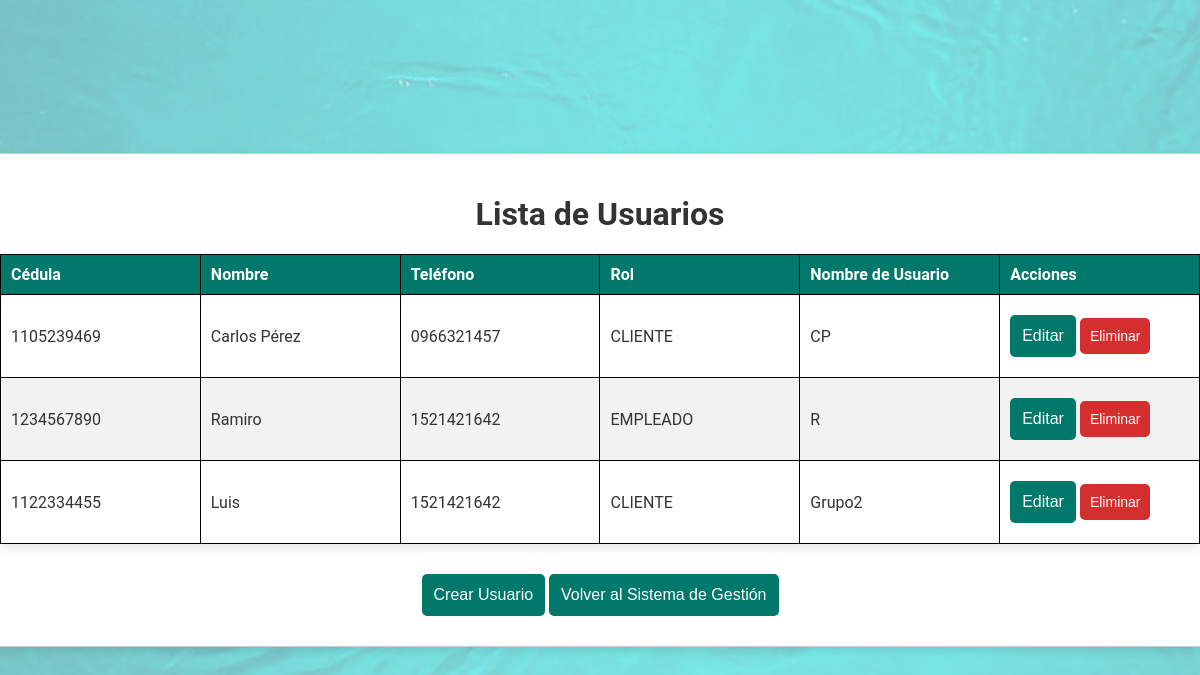
The app's page /usuarios/, older data.
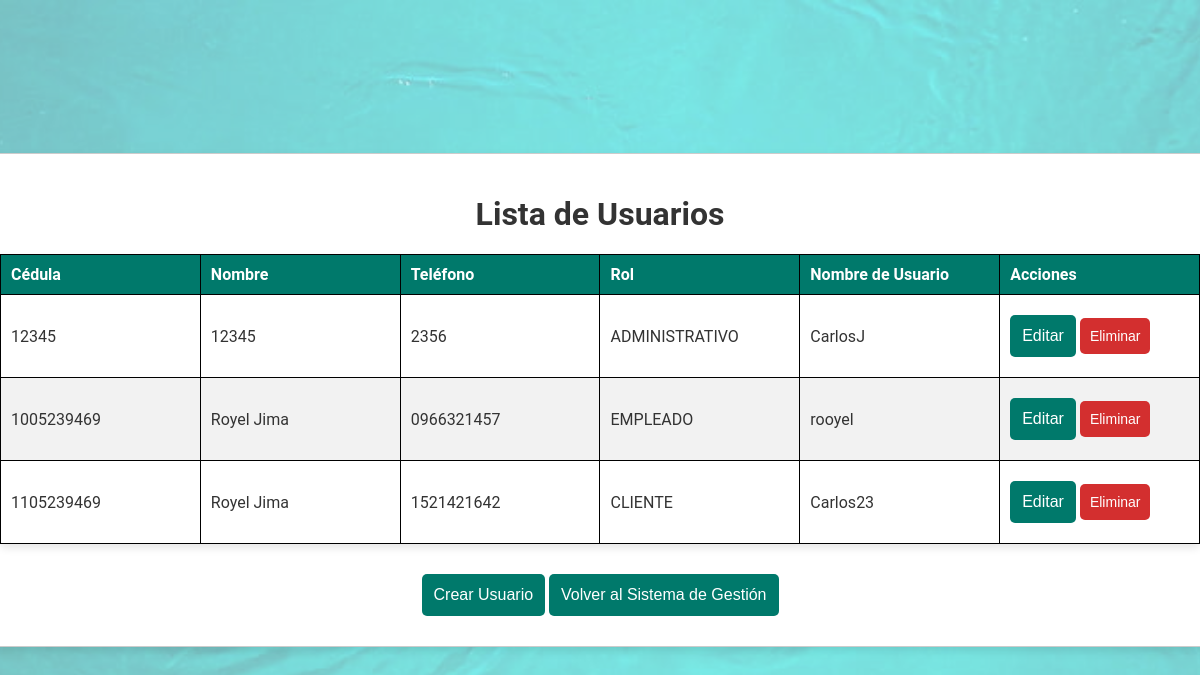
The same page, newer data.
### Farmacia/models.py (models this page shows, shortened)
class Persona(models.Model):
    cedula = models.CharField(max_length=10, primary_key=True)
    nombre = models.CharField(max_length=50)
    teléfono = models.CharField(max_length=10)
    class Meta:
        abstract = True

class Usuario(Persona, AbstractBaseUser, PermissionsMixin):
    rol = models.CharField(max_length=50, choices=[(tag.name, tag.value) for tag in Rol])
    nombre_usuario = models.CharField(max_length=50, unique=True)
    password = models.CharField(max_length=256)
    last_login = models.DateTimeField(blank=True, null=True)
    is_staff = models.BooleanField(default=False)
    is_superuser = models.BooleanField(default=False)
    groups = models.ManyToManyField(Group, related_name='usuario_set', blank=True)
    user_permissions = models.ManyToManyField(Permission, related_name='usuario_set', blank=True)
    USERNAME_FIELD = 'nombre_usuario'
    REQUIRED_FIELDS = ['cedula', 'nombre', 'teléfono', 'rol']
    objects = UsuarioManager()

### Farmacia/views.py (the view)
# urls.py: path('usuarios/', views.usuario_list, name='usuario_list'),
def usuario_list(request):
    usuarios = Usuario.objects.all()
    return render(request, 'usuarios/usuario_list.html', {'usuarios': usuarios})

### templates/Usuarios/usuario_list.html (shortened to what this page needs)
<!DOCTYPE html>
<html lang="es">
<head>
    {% load static %}
    <link rel="stylesheet" href="{% static 'css/tablas.css' %}">
</head>
<body class="usuario-list">
    <div class="container">
        <h1>Lista de Usuarios</h1>
        <table class="styled-table">
            <thead>
                <tr>
                    <th>Cédula</th>
                    <th>Nombre</th>
                    <th>Teléfono</th>
                    <th>Rol</th>
                    <th>Nombre de Usuario</th>
                    <th>Acciones</th>
                </tr>
            </thead>
            <tbody>
                {% for usuario in usuarios %}
                    <tr>
                        <td>{{ usuario.cedula }}</td>
                        <td>{{ usuario.nombre }}</td>
                        <td>{{ usuario.teléfono }}</td>
                        <td>{{ usuario.rol }}</td>
                        <td>{{ usuario.nombre_usuario }}</td>
                        <td>
                            <a href="{% url 'usuario_update' usuario.pk %}"><button class="edit">Editar</button></a>
                            <a href="{% url 'usuario_delete' usuario.pk %}"><button class="delete">Eliminar</button></a>
                        </td>
                    </tr>
                {% endfor %}
            </tbody>
        </table>
        <a href="{% url 'usuario_create' %}"><button>Crear Usuario</button></a>
        <a href="{% url 'management_system' %}"><button>Volver al Sistema de Gestión</button></a>
    </div>
</body>
</html>

### static/css/tablas.css (style rules this page uses)
body { display: flex; justify-content: center; align-items: center; height: 100vh; margin: 0; font-family: 'Roboto', sans-serif; background: #f0f0f0; flex-direction: column; color: #333; }
.container { width: 100%; max-width: 100%; margin: 0; border: 1px solid #ccc; border-radius: 10px; overflow-x: auto; box-shadow: 0 4px 8px rgba(0, 0, 0, 0.1); padding: 20px; background-color: #fff; text-align: center; min-width: 700px; }
table { width: 100%; border-collapse: collapse; margin-bottom: 20px; background-color: #fff; border-radius: 5px; overflow-x: auto; box-shadow: 0 4px 8px rgba(0, 0, 0, 0.1); table-layout: auto; }
table, th, td { border: 1px solid #000; }
th, td { padding: 10px; text-align: left; white-space: nowrap; min-width: 150px; }
th { background-color: #00796b; color: white; }
tr:nth-child(even) { background-color: #f2f2f2; }
a { display: inline-block; margin: 10px 0; color: #00796b; text-decoration: none; font-size: 16px; }
a button { background-color: #00796b; color: white; border: none; padding: 12px; border-radius: 5px; cursor: pointer; font-size: 16px; transition: background-color 0.3s ease, transform 0.3s ease; }
button.delete { background-color: #d32f2f; color: white; border: none; padding: 10px; border-radius: 5px; cursor: pointer; font-size: 14px; transition: background-color 0.3s ease, transform 0.3s ease; }

### static/css/background.css (style rules this page uses)
body::before { content: ""; position: fixed; top: 0; left: 0; width: 100%; height: 100%; background-image: url('../img/HD-wallpaper-turquoise-sea-underwater-turquoise.jpg'); background-size: cover; background-position: center; background-repeat: no-repeat; opacity: 0.5; z-index: -1; }

Row changes from the older to the newer data that the page shows:
removed Usuario: cedula "1234567890", nombre "Ramiro", teléfono "1521421642", rol "EMPLEADO", nombre_usuario "R"
removed Usuario: cedula "1122334455", nombre "Luis", teléfono "1521421642", rol "CLIENTE", nombre_usuario "Grupo2"
added Usuario: cedula "12345", nombre "12345", teléfono "2356", rol "ADMINISTRATIVO", nombre_usuario "CarlosJ"
added Usuario: cedula "1005239469", nombre "Royel Jima", teléfono "0966321457", rol "EMPLEADO", nombre_usuario "rooyel"
changed Usuario "CLIENTE": nombre "Carlos Pérez" → "Royel Jima"; teléfono "0966321457" → "1521421642"; nombre_usuario "CP" → "Carlos23"
